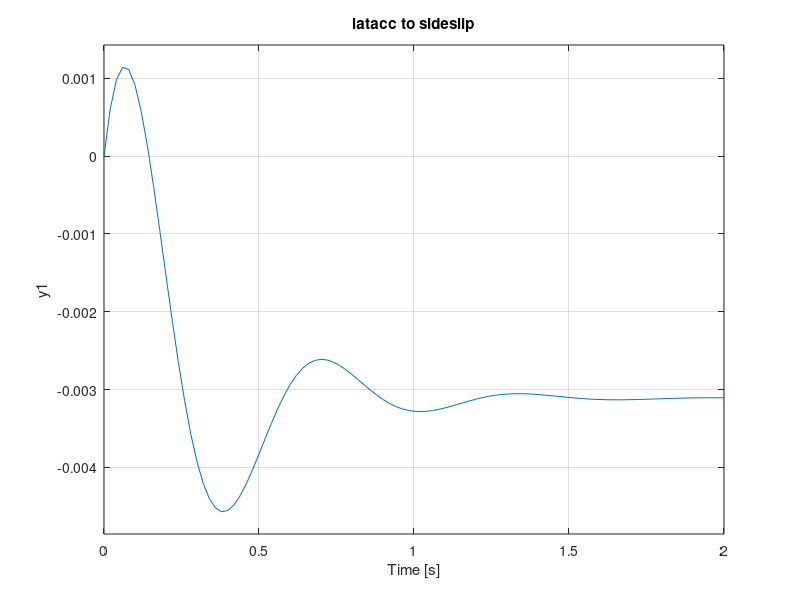

Recreate this plot in MATLAB.
% NOTATIONS
% r = roll velocty
% p = pitch velocity
% q = yaw velocity
% u = longitudinal velocity fwd pos
% v = lateral velocity left pos
% w = vertical velocity up pos
% x = global x
% y = global y
% z = global z up pos
% alpha_f = front tire slip angle
% alpha_r = rear tire slip angle
% delta_r = road wheel steer angle (reference steer angle)
% delta_h = hand wheel steer angle (steering angle)
% beta = slide slip angle = lateral velocity / longitudinal velocity
%
%
%


clear
close all
clc

m = 1600; % car mass (kg)
i_zz = 2830; % yaw inertia (kgm2)
a = 1.030; % distance from c.g. to front axle (m)
b = 1.717; % distanc from c.g. to rear axle (m)
d_f = 6/180*pi(); % front cornering compliance (rad/g)
d_r = 3/180*pi(); % rear cornering compliance (rad/g)
% m = 4000/2.2; % car mass (kg)
% i_zz = 25*0.304^2*m; % yaw inertia (kgm2)
% a = 5*0.304; % distance from c.g. to front axle (m)
% b = 5*0.304; % distanc from c.g. to rear axle (m)
% d_f = 12/180*pi(); % front cornering compliance (rad/g)
% d_r = 6/180*pi(); % rear cornering compliance (rad/g)
hpr = 16; % hand wheel / road wheel gear ratio
g = 9.81; % gravity (m/s2)
u = 100/3.6; % forward velocity (m/s)

wb = a + b; % wheelbase (m)
uog = d_f - d_r; % understeer gradient (rad/g)
u_ch = sqrt(g*wb/uog);   
m_f = m * b / wb; % front axle mass (kg)
m_r = m * a / wb; % rear axle mass (kg)
c_f = m_f * g / d_f * (pi()/180) /2; % front tire cornering stiffness (N/deg)
c_r = m_r * g / d_r * (pi()/180) /2; % rear tire cornering stiffness (N/deg)

%% final values
gain_refsteer_yawvel = u / (wb + u^2*uog/g); % rad/s / rad
gain_refsteer_latacc = u^2 / (wb + u^2*uog/g); %  m/s2 / rad
gain_refsteer_sideslip = (b - d_r*u^2/g) / (wb + u^2*uog/g); % r / r
gain_latacc_sideslip = b/u^2 - d_r/g; % rad / m/s2

check_beta_g = gain_latacc_sideslip*g/pi()*180 % deg / G
check_beta_d = gain_refsteer_sideslip*100/hpr % deg / 100 deg hand
check_ay_d = gain_refsteer_latacc/g*pi()/180*100/hpr % G / deg hand
check_r_d = gain_refsteer_yawvel*100/hpr % deg/s / 100 deg hand

clear check_*

%% transfer functions
n2 = 0;
n1 = g*a*b*u/d_f/wb;
n0 = g^2*a*b/d_f/d_r/wb;
d2 = i_zz*u/m;
d1 = g*(a^2*b*m*d_r + a*d_f*(b^2*m+i_zz) + b*d_r*i_zz)/d_f/d_r/m/wb;
d0 = g*a*b*(g*wb+u^2*uog)/d_f/d_r/u/wb;
plant_refsteer_yawvel.numc = [n2,n1,n0];
plant_refsteer_yawvel.denc = [d2,d1,d0];
plant_refsteer_yawvel.tfc = tf(...
    plant_refsteer_yawvel.numc, plant_refsteer_yawvel.denc);
clear n2 n1 n0 d2 d1 d0

n2 = g*b*u*i_zz/d_f/m/wb;
n1 = g^2*a*b^2/d_f/d_r/wb;
n0 = g^2*a*b*u/d_f/d_r/wb;
d2 = i_zz*u/m;
d1 = g*(a^2*b*m*d_r + a*d_f*(b^2*m+i_zz) + b*d_r*i_zz)/d_f/d_r/m/wb;
d0 = g*a*b*(g*wb+u^2*uog)/d_f/d_r/u/wb;
plant_refsteer_latacc.numc = [n2,n1,n0];
plant_refsteer_latacc.denc = [d2,d1,d0];
plant_refsteer_latacc.tfc = tf(...
    plant_refsteer_latacc.numc, plant_refsteer_latacc.denc);
clear n2 n1 n0 d2 d1 d0

n2 = 0;
n1 = g*b*i_zz/d_f/m/wb;
n0 = g*a*b*(g*b-d_r*u^2)/d_f/d_r/u/wb;
d2 = i_zz*u/m;
d1 = g*(a^2*b*m*d_r + a*d_f*(b^2*m+i_zz) + b*d_r*i_zz)/d_f/d_r/m/wb;
d0 = g*a*b*(g*wb+u^2*uog)/d_f/d_r/u/wb;
plant_refsteer_sideslip.numc = [n2,n1,n0];
plant_refsteer_sideslip.denc = [d2,d1,d0];
plant_refsteer_sideslip.tfc = tf(...
        plant_refsteer_sideslip.numc, plant_refsteer_sideslip.denc);
clear n2 n1 n0 d2 d1 d0

n2 = 0;
n1 = i_zz*u*d_r;
n0 = a*m*(g*b-d_r*u^2);
d2 = i_zz*u^2*d_r;
d1 = g*a*b*m*u;
d0 = g*a*m*u^2;
plant_latacc_sideslip.numc = [n2,n1,n0];
plant_latacc_sideslip.denc = [d2,d1,d0];
plant_latacc_sideslip.tfc = tf(...
    plant_latacc_sideslip.numc, plant_latacc_sideslip.denc);
clear n2 n1 n0 d2 d1 d0

%% step
figure
subplot(2,2,1)
step(plant_refsteer_yawvel.tfc);
title('refsteer to yawvel')
grid on

subplot(2,2,2)
step(plant_refsteer_latacc.tfc);
title('refsteer to latacc');
grid on

subplot(2,2,3)
step(plant_refsteer_sideslip.tfc);
title('refsteer to sideslip');
grid on

subplot(2,2,4)
step(plant_latacc_sideslip.tfc);
title('latacc to sideslip')
grid on

